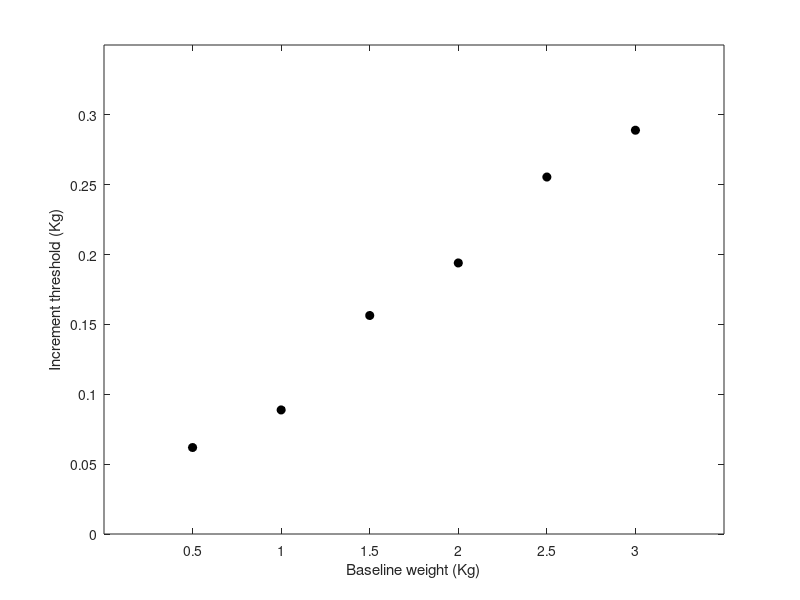

This chart was generated by the following MATLAB code: (Note: this script raises an error after producing the figure.)
% November 4, 2020
% From: https://courses.washington.edu/matlab1/ModelFitting.html#3

%% One parameter example: Weber's Law 

% Weber's law states that the ability for a subject to notice an increase 
% in stimulus intensity is proportional to the starting, or baseline 
% intensity. That is, if x is the stimulus intensity, the increment threshold
% is kx, where k is the 'Weber fraction'. This fraction is our one parameter.


% baseline weights
x = [.5,1,1.5,2,2.5,3];

% increment thresholds
y = [  0.0619    0.0888    0.1564    0.1940    0.2555    0.2890];

% plot the raw data
figure(1)
clf
h1=plot(x,y,'ko','MarkerFaceColor','k');
set(gca,'YLim',[0,0.35]);
set(gca,'XLim',[0,3.5]);
set(gca,'XTick',x)
xlabel('Baseline weight (Kg)');
ylabel('Increment threshold (Kg)');


% write a function containing the model that will predict the data
% this is contained in the folder "scratch"
pred = WebersLaw(p,x);

% plot the prediction
hold on
h2=plot(x,pred,'r-');
legend([h1,h2],{'Data','First Guess'},'Location','NorthWest');

%% now compare the model prediction to the data

%The SSE between our model and the data for our first guess is:

err = WebersLawErr(p,x,y);





